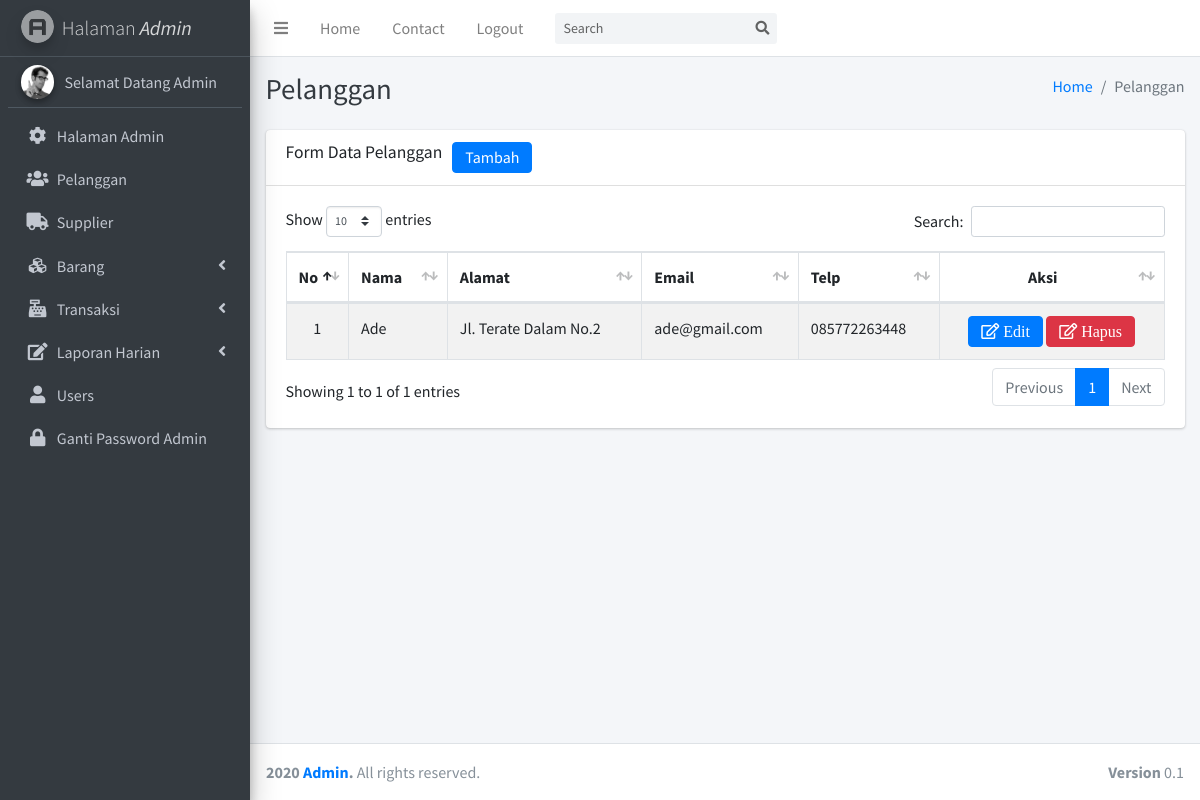
Page /index.php?page=pelanggan (signed in) on the committed database.
### tables this page shows
CREATE TABLE `pelanggan` (
  `id` int(11) NOT NULL,
  `nama_pelanggan` varchar(200) NOT NULL,
  `alamat` varchar(200) NOT NULL,
  `email` varchar(200) NOT NULL,
  `telp` varchar(200) NOT NULL
);

### page/pelanggan.php (the view, shortened to what this page needs)
  <div class="content-wrapper">
    <div class="content-header">
      <div class="container-fluid">
        <div class="row mb-2">
          <div class="col-sm-6">
            <h1 class="m-0 text-dark">Pelanggan</h1>
          </div>
          <div class="col-sm-6">
            <ol class="breadcrumb float-sm-right">
              <li class="breadcrumb-item"><a href="index.php">Home</a></li>
              <li class="breadcrumb-item active">Pelanggan</li>
            </ol>
          </div>
        </div>
      </div>
    </div>
    <section class="content">
      <div class="container-fluid">
    <section class="content">
      <div class="row">
        <div class="col-12">
          <div class="card">
            <div class="card-header">
              <h3 class="card-title">Form Data Pelanggan</h3>
              <a class="btn btn-primary"
              style="margin-left: 10px;line-height: 17px;" href="?page=tambah_pelanggan">Tambah</a>
            </div>
            <div class="card-body">
              <table id="example1" class="table table-bordered table-striped">
                <thead>
                <tr>
                  <th style="width: 15px; text-align: center;">No</th>
                  <th>Nama</th>
                  <th>Alamat</th>
                  <th>Email</th>
                  <th>Telp</th>
                  <th style="text-align: center;">Aksi</th>
                </tr>
                </thead>
                <tbody>
                <?php
                $sql = mysqli_query($koneksi, "SELECT * FROM pelanggan ORDER BY id ASC") or die(mysqli_error($koneksi));
                if(mysqli_num_rows($sql) > 0){
                  $no = 1;
                  while($data = mysqli_fetch_assoc($sql)){
                    echo '
                    <tr>
                      <td style="width: 15px; text-align: center;">'.$no.'</td>
                      <td>'.$data['nama_pelanggan'].'</td>
                      <td>'.$data['alamat'].'</td>
                      <td>'.$data['email'].'</td>
                      <td>'.$data['telp'].'</td>
                      <td style="text-align: center;">
                        <a href="index.php?page=edit_pelanggan&id='.$data['id'].'" class="btn btn-primary fa fa-edit" style="line-height: 17px;"> Edit</a>
                        <a href="index.php?page=hapus_pelanggan&id='.$data['id'].'" class="btn btn-danger fa fa-edit" style="line-height: 17px;" onclick="return confirm(\'Yakin ingin menghapus data ini?\')"> Hapus</a>
                      </td>
                    </tr>
                    ';
                    $no++;
                  }
                }else{
                  echo '
                  <tr>
                    <td colspan="6">Tidak ada data.</td>
                  </tr>
                  ';
                }
                ?>
              </table>
            </div>
          </div>
        </div>
      </div>
    </section>
  </div>
</div>
    </div>

### rows in the picture
pelanggan: nama_pelanggan "Ade", alamat "Jl. Terate Dalam No.2", email "ade@gmail.com", telp "085772263448"

### other values in the picture
$_SESSION['user_level'] "Admin"
